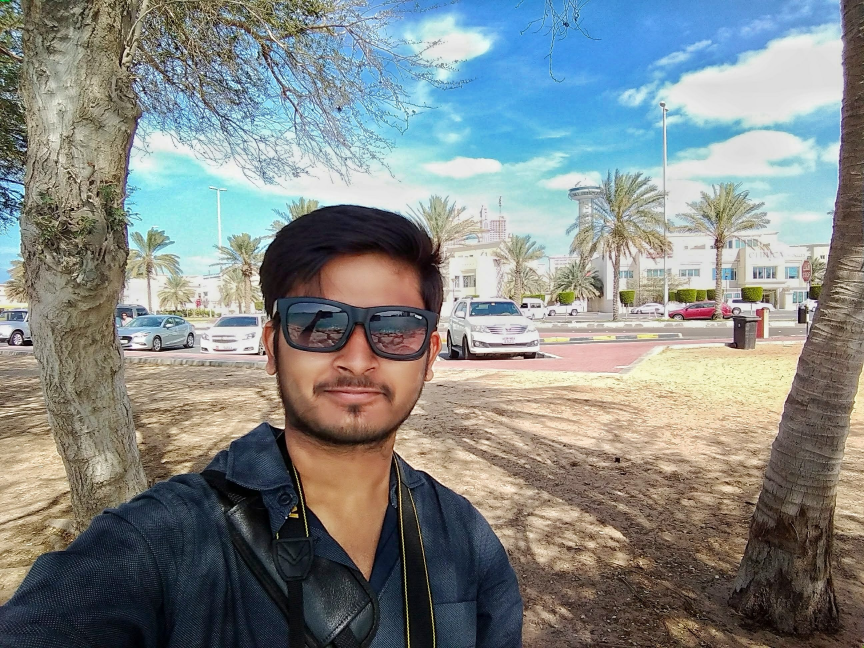
#> input picture ashu2.jpeg, 2592 x 1944 px (shown at 1/3 size)
$ python logical_operations.py
#> lines starting #> are read from the running program, lines starting #| are printed output that depends on the picture; pictures that were not available may be replaced by others from this repository, and a replacement may not be noted
import numpy as np
import matplotlib.pyplot as plt
import cv2

img1 = cv2.imread('ashu2.jpeg',cv2.IMREAD_COLOR)
#> img1 is the input picture: shape (1944, 2592, 3); mean B, G, R 134.4, 136.8, 131.9
img1 = cv2.resize(img1,(350,350))
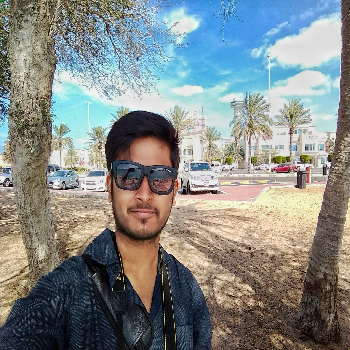
#> img1: shape (350, 350, 3); mean B, G, R 134.4, 136.7, 131.8

img2 = cv2.imread('ashu.jpg',cv2.IMREAD_COLOR)
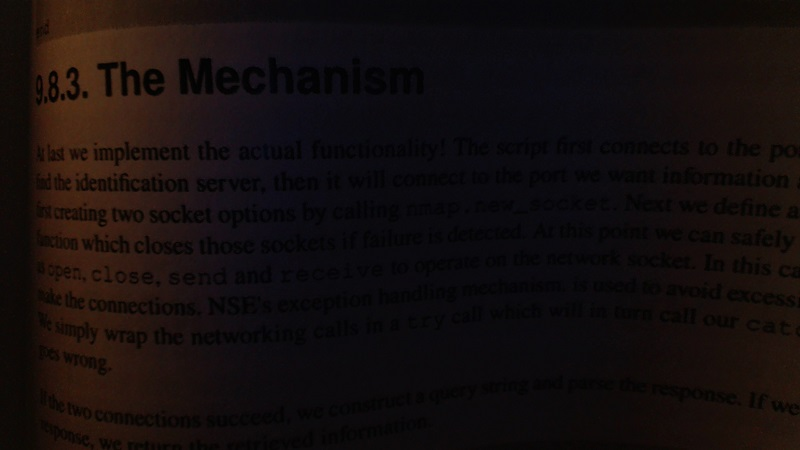
#> input picture bookpage.jpg, 800 x 450 px, given in place of ashu.jpg, which was not available
#> img2 is the input picture: shape (450, 800, 3); mean B, G, R 13.4, 13.6, 20.3
img2 = cv2.resize(img2,(350,350))
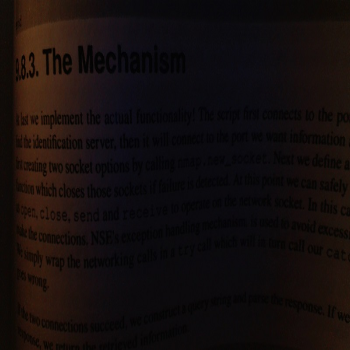
#> img2: shape (350, 350, 3); mean B, G, R 13.3, 13.5, 20.2

#add = img1 + img2

#cv2.imshow('image1',img1)
#cv2.imshow('image2',img2)

rows,cols,channels = img2.shape
#> rows = 350; cols = 350; channels = 3

roi = img1[0:rows,0:cols]

img2gray = cv2.cvtColor(img2,cv2.COLOR_BGR2GRAY)
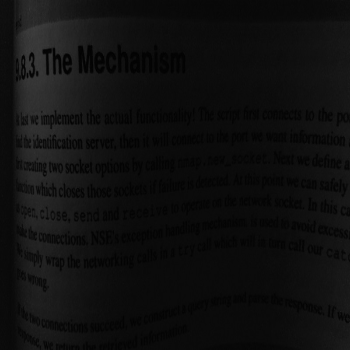
#> img2gray: shape (350, 350); min 1, max 62, mean 15.5

ret, mask = cv2.threshold(img2gray,220,255,cv2.THRESH_BINARY_INV)
#> mask: shape (350, 350); every value is 255

mask_inv = cv2.bitwise_not(mask)
#> mask_inv: shape (350, 350); every value is 0

img2_bg = cv2.bitwise_and(roi,roi,mask = mask_inv)
#> img2_bg: shape (350, 350, 3); every value is 0

img1_fg = cv2.bitwise_and(img2,img2,mask = mask)

ds2 = cv2.add(img1_fg,img2_bg)

img1[0:rows,0:cols] = ds2
cv2.imshow('img',ds2)

#cv2.imshow('add',add)
cv2.waitKey(0)

cv2.destroyAllWindows()
